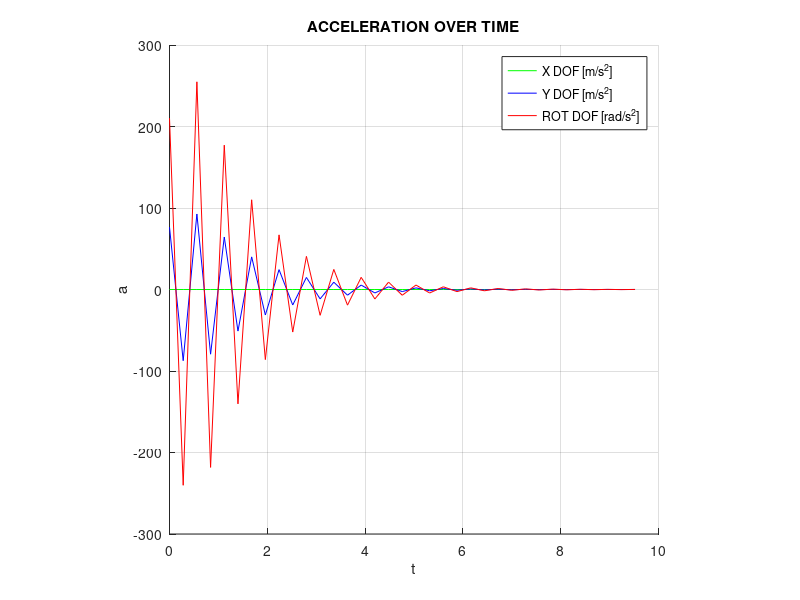
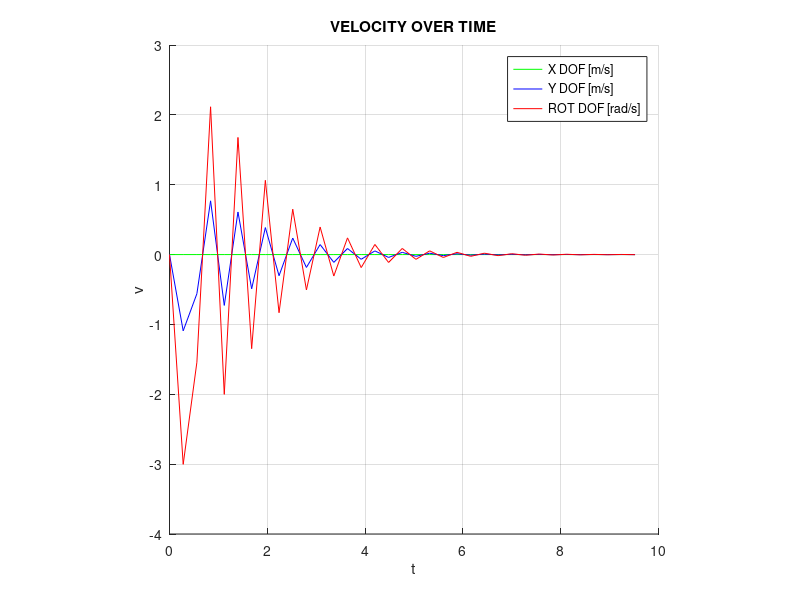
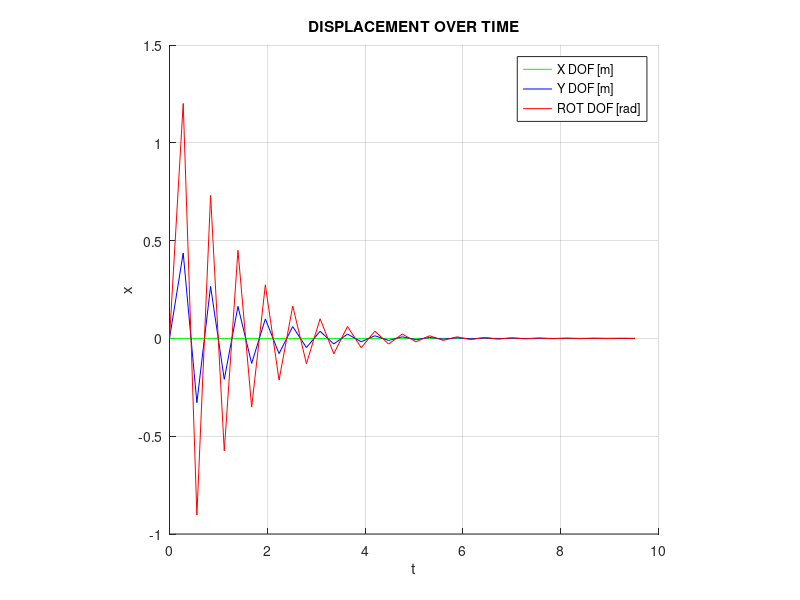

Recreate these plots in MATLAB, in order.
       % MICHAEL JUSTICE (C) %
% WILSON-THETA METHOD FOR PROBLEM 1 %

% material constants
E = 200e9;  % elastic modulus [Pa]
I = 10e-4;  % moment of inertia [m^4]
L = 2.0;    % length of beam [m]
A = 0.01;   % constant x/s area of beam [m^2]
rho = 7850; % density [kg/m^3]

% time dependent parameters
delt = 0.2;   % time step
theta = 1.4;  % wilson theta value > 1.37 
t0 = 0.0;     % initial time (can't be changed!)
tf = 10.0;    % final time

% create storage arrays for a,v,x,t
size = floor((tf-t0)/(theta*delt));
aStore = zeros(size,3);
vStore = zeros(size,3);
xStore = zeros(size,3);
tStore = zeros(size,1);

% allocate t into storage array
for i=2:size
    tStore(i,1) = tStore(i-1,1) + delt*theta;
end

% initialize time dependent variables
a0 = zeros(3,1);     % acceleration  at time zero
v0 = zeros(3,1);     % velocity at time zero
x0 = zeros(3,1);     % displacement at time zero
F0 = zeros(3,1);     % forcing function at time zero

an = zeros(3,1);     % acceleration at time n
vn = zeros(3,1);     % velocity at time n
xn = zeros(3,1);     % displacement at time n
Fn = zeros(3,1);     % forcing function at time n

an1 = zeros(3,1);     % acceleration at time n+1
vn1 = zeros(3,1);     % velocity at time n+1
xn1 = zeros(3,1);     % displacement at time n+1

atheta = zeros(3,1); % displacement at time theta
Ftheta = zeros(3,1); % forcing function at time theta

% initialize wilson recurrence values
a0wr = 6.0/(theta*delt)^2;
a1wr = 3.0/(theta*delt);
a2wr = 2.0*a1wr;
a3wr = theta*delt/a2wr;
a4wr = a0wr/theta;
a5wr = -a2wr/theta;
a6wr = 1.0-3.0/theta;
a7wr = delt/2.0;
a8wr = delt^2/6.0;

% input stiffness and mass matrix here
% initialize K and M
K = zeros(3,3);
M = zeros(3,3);

K = [E*A/L 0 0 ; 0 12*E*I/L^3 -6*E*I/L^2 ; 0 -6*E*I/L^2 4*E*I/L];
M = rho*A*L/420*[140 0 0 ; 0 156 -22*L ; 0 -22*L 4*L^2];

% calculate initial acceleration (assume zero initial disp. & velocity)
F0 = [0; 1000; 0];
a0 = M\F0;

% allocate initial a,v,x into storage arrays
for i=1:3
    aStore(1,i) = a0(i);
    vStore(1,i) = v0(i);
    xStore(1,i) = x0(i);
end

% form effective stiffness matrix
K = K + a0wr*M;

% initialize t for storage scheme
t = 2;

% begin loop over prescribed time domain
for nsteps = t0:theta*delt:tf
    
    % check for initial values if time t = 0
    if nsteps==0
        Fn = F0;
        an = a0;
        vn = v0;
        xn = x0;
    end
    
    % check over time domain for proper forcing function
    if nsteps<=0.5
        Ft = 1000 + nsteps*1000;
    else
        Ft = 3000 - nsteps*3000;
        if Ft<0.0
           Ft = 0.0;
        end
    end
    
    % form effective load vector
    Ftheta = [0; Ft; 0]; % update forcing function
    F = Fn + theta*(Ftheta - Fn) + M*(a0wr*x0 + a2wr*v0 + 2.0*a0);
    
    % solving for displacements at current time step
    atheta = K\F;
    
    % solve for acceleration, velocity & displacement at next time step
    an1 = a4wr*(atheta-xn) + a5wr*vn + a6wr*an;
    vn1 = vn + a7wr*(an1 + an);
    xn1 = xn + delt*vn + a8wr*(an1 + 2.0*an);
    
    % update time dependent variables for next time step
    Fn = Ftheta; 
    an = an1;
    vn = vn1;
    xn = xn1;
    
    % allocate next a,v,x into storage arrays
    for i=1:3
        aStore(t,i) = an(i);
        vStore(t,i) = vn(i);
        xStore(t,i) = xn(i);
    end  
    % increment t for storage scheme
    if t==size;
        break;
    else
        t = t + 1;
    end   
end

% plot results
acceleration  = 1;      % =1 if you want acceleration
velocity      = 1;      % =1 if you want velocity
displacement  = 1;      % =1 if you want displacement
report        = 1;      % =1 if you want to print report to CW

if (acceleration == 1)
    figa=figure(1); clf; grid on; axis square; hold on;
    xlabel('t'); ylabel('a'); title('ACCELERATION OVER TIME');
    for i=1:3
        p = plot(tStore(:,1),aStore(:,i));
        if (i==1)
            hold on; set(p,'Color','green','LineWidth',0.5);
        elseif (i==2)
            hold on; set(p,'Color','blue','LineWidth',0.5);
        else
            hold on; set(p,'Color','red','LineWidth',0.5);
        end
    end
    legend('X DOF [m/s^2]','Y DOF [m/s^2]','ROT DOF [rad/s^2]')
end

if (velocity == 1)
    figv=figure(2); clf; grid on; axis square; hold on;
    xlabel('t'); ylabel('v'); title('VELOCITY OVER TIME');
    for i=1:3
        p = plot(tStore(:,1),vStore(:,i));
        if (i==1)
            hold on; set(p,'Color','green','LineWidth',0.5);
        elseif (i==2)
            hold on; set(p,'Color','blue','LineWidth',0.5);
        else
            hold on; set(p,'Color','red','LineWidth',0.5);
        end
    end
    legend('X DOF [m/s]','Y DOF [m/s]','ROT DOF [rad/s]')
end

if (displacement == 1)
    figx=figure(3); clf; grid on; axis square; hold on;
    xlabel('t'); ylabel('x'); title('DISPLACEMENT OVER TIME');
    for i=1:3
        p = plot(tStore(:,1),xStore(:,i));
        if (i==1)
            hold on; set(p,'Color','green','LineWidth',0.5);
        elseif (i==2)
            hold on; set(p,'Color','blue','LineWidth',0.5);
        else
            hold on; set(p,'Color','red','LineWidth',0.5);
        end
    end
    legend('X DOF [m]','Y DOF [m]','ROT DOF [rad]')
end

% report
if (report==1)
    % display important values, data, parameters
    xStore = abs(xStore);
    vStore = abs(vStore);
    aStore = abs(aStore);
    
    display(delt);
    aminDOFX = min(aStore(:,1))
    amaxDOFX = max(aStore(:,1)) 
    vminDOFX = min(vStore(:,1))  
    vmaxDOFX = max(vStore(:,1)) 
    xminDOFX = min(xStore(:,1)) 
    xmaxDOFX = max(xStore(:,1))
    
    aminDOFY = min(aStore(:,2))
    amaxDOFY = max(aStore(:,2)) 
    vminDOFY = min(vStore(:,2))  
    vmaxDOFY = max(vStore(:,2)) 
    xminDOFY = min(xStore(:,2)) 
    xmaxDOFY = max(xStore(:,2)) 
    
    aminDOFR = min(aStore(:,3))
    amaxDOFR = max(aStore(:,3)) 
    vminDOFR = min(vStore(:,3))  
    vmaxDOFR = max(vStore(:,3)) 
    xminDOFR = min(xStore(:,3)) 
    xmaxDOFR = max(xStore(:,3)) 
end

